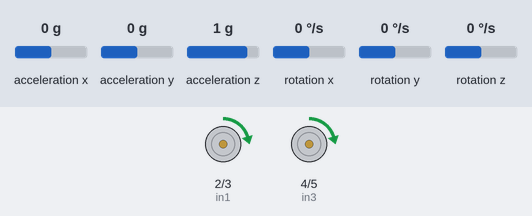
A sketch run on a simulated Arduino Uno, built with avr-gcc and run on an emulated ATmega328P. Parts: motor-driver pin pairs drawn as motors (green arrow = first pin HIGH = forward, orange = second pin HIGH = backward, longer = more drive, scaled by the enable pin). The test bench sets the inputs (shaded band); at power-on: rotation z 0 °/s, acceleration x 0 g, acceleration y 0 g, acceleration z 1 g, rotation x 0 °/s, rotation y 0 °/s.

Above: at 1.2 s.
1.3 s: rotation z set to -192 °/s
At 4.0 s:
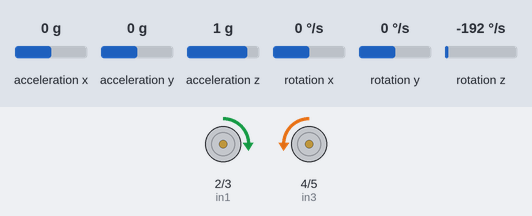
4.3 s: rotation z set to 192 °/s
At 7.0 s:
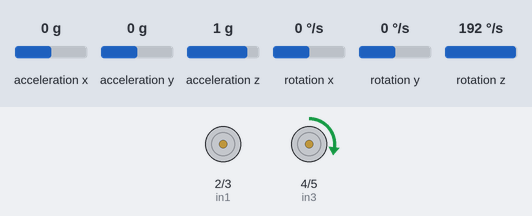
7.3 s: rotation z set to -100 °/s
At 10.34 s:
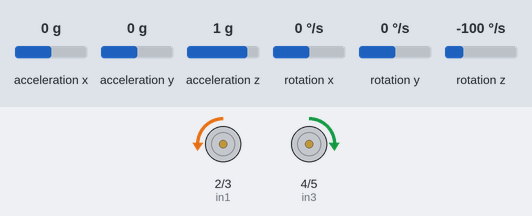
Timing chart, 0 to 28.9 s (numbered marks = the images above; inputs shaded):
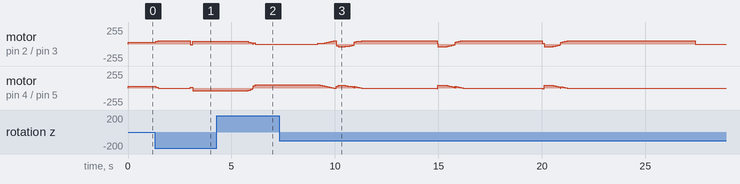

The sketch:

gyroBot.ino
```cpp
#include <Wire.h>
#include <MPU6050.h>
#include <PID_v1.h>

// Motor pins
const int enA = 9;
const int in1 = 2;
const int in2 = 3;
const int enB = 10;
const int in3 = 4;
const int in4 = 5;

MPU6050 mpu;

double Setpoint = 0;  //0 deg for straight
double Input, Output;


// PID
double Kp = 0.9;
double Ki = 0.0;
double Kd = 0.1;


PID pid(&Input, &Output, &Setpoint, Kp, Ki, Kd, DIRECT);

unsigned long startTime;
int state = 0;  // 0: forward, 1: right, 2: forward, 3: left, 4: stop


void setup() {
    Serial.begin(9600);
    Wire.begin();
    mpu.initialize();


    if (!mpu.testConnection()) {
        Serial.println("MPU6050 connection failed!");
        while (1);
    }


    // offsets
    mpu.setXAccelOffset(-1894);
    mpu.setYAccelOffset(-937);
    mpu.setZAccelOffset(1398);
    mpu.setXGyroOffset(32);
    mpu.setYGyroOffset(-36);
    mpu.setZGyroOffset(47);


    pid.SetMode(AUTOMATIC);
    pid.SetOutputLimits(-25, 25);  // motor speed


    pinMode(enA, OUTPUT);
    pinMode(in1, OUTPUT);
    pinMode(in2, OUTPUT);
    pinMode(enB, OUTPUT);
    pinMode(in3, OUTPUT);
    pinMode(in4, OUTPUT);


    startTime = millis();
}


void loop() {
    int16_t ax, ay, az;
    int16_t gx, gy, gz;
    mpu.getMotion6(&ax, &ay, &az, &gx, &gy, &gz);


    // time (sec)
    double dt = 0.01;
    Input += (double)gz * dt / 131.0;  // 131 LSB per degree/sec scaling factor

    pid.Compute();

    int leftSpeed, rightSpeed;
    unsigned long currentTime = millis();


    switch (state) {
        case 0:
            leftSpeed = 25 + Output;
            rightSpeed = 25 - Output;


            if (currentTime - startTime > 3000) {  // forward 1 sec
                state = 1;
                Setpoint = 67;
                startTime = currentTime;
                Input = 0;
            }
            break;


        case 1:  // left
            leftSpeed = 15 + Output;
            rightSpeed = -15 - Output;


            if (abs(Input - 67) < 5) {
                state = 2;
                leftSpeed = 0;
                rightSpeed = 0;
                startTime = currentTime;  //time for move forward
            }
            break;


        case 2: //forward
            leftSpeed = 25 + Output;
            rightSpeed = 25 - Output;


            if (currentTime - startTime > 4000) {
                state = 3;
                Setpoint = -67;
                startTime = currentTime;
                Input = 0;
            }
            break;


        case 3:  //turn right
            leftSpeed = -15 + Output;
            rightSpeed = 15 - Output;


            if (abs(Input - (-67)) < 5) {
                state = 4;
                leftSpeed = 0;
                rightSpeed = 0;
                startTime = currentTime;
            }
            break;


        case 4: //forward
            leftSpeed = 25 + Output;
            rightSpeed = 25 - Output;


            if (currentTime - startTime > 4000) {
                state = 5;
                Setpoint = -67;
                startTime = currentTime;
                Input = 0;
            }
            break;


         case 5:  //turn right
            leftSpeed = -15 + Output;
            rightSpeed = 15 - Output;


            if (abs(Input - (-67)) < 5) {
                state = 6;
                leftSpeed = 0;
                rightSpeed = 0;
                startTime = currentTime;
            }
            break;


         case 6: //forward
            leftSpeed = 25 + Output;
            rightSpeed = 25 - Output;


            if (currentTime - startTime > 4200) {
                state = 7;
                Setpoint = -67;
                startTime = currentTime;
                Input = 0;
            }
            break;


        case 7:  //turn right
            leftSpeed = -15 + Output;
            rightSpeed = 15 - Output;


            if (abs(Input - (-67)) < 5) {
                state = 8;
                leftSpeed = 0;
                rightSpeed = 0;
                startTime = currentTime;
            }
            break;


        case 8: //forward
            leftSpeed = 25 + Output;
            rightSpeed = 25 - Output;


            if (currentTime - startTime > 6500) {
                state = 9;
                Setpoint = -67;
                startTime = currentTime;
                Input = 0;
            }
            break;


        case 9:  //stop
            leftSpeed = 0;
            rightSpeed = 0;


            if (currentTime - startTime > 4000) {
                while (true) {
                    delay(200);
                }
            }
            break;
    }


    leftSpeed = constrain(leftSpeed, -255, 255);
    rightSpeed = constrain(rightSpeed, -255, 255);


    analogWrite(enA, abs(leftSpeed));
    digitalWrite(in1, leftSpeed > 0 ? HIGH : LOW);
    digitalWrite(in2, leftSpeed > 0 ? LOW : HIGH);


    analogWrite(enB, abs(rightSpeed));
    digitalWrite(in3, rightSpeed > 0 ? HIGH : LOW);
    digitalWrite(in4, rightSpeed > 0 ? LOW : HIGH);


    delay(10);
}
```

Measured:
- after the input at 4.3 s, motor on pin 2 (in1) / pin 3 (in2): forward 40/255 → forward 30/255 after 1.5 s, → forward 16/255 0.11 s later, → stopped 0.22 s later; motor on pin 4 (in3) / pin 5 (in4): backward 40/255 → backward 30/255 after 1.5 s, → backward 16/255 0.11 s later, → forward 37/255 0.11 s later, → forward 50/255 0.11 s later
